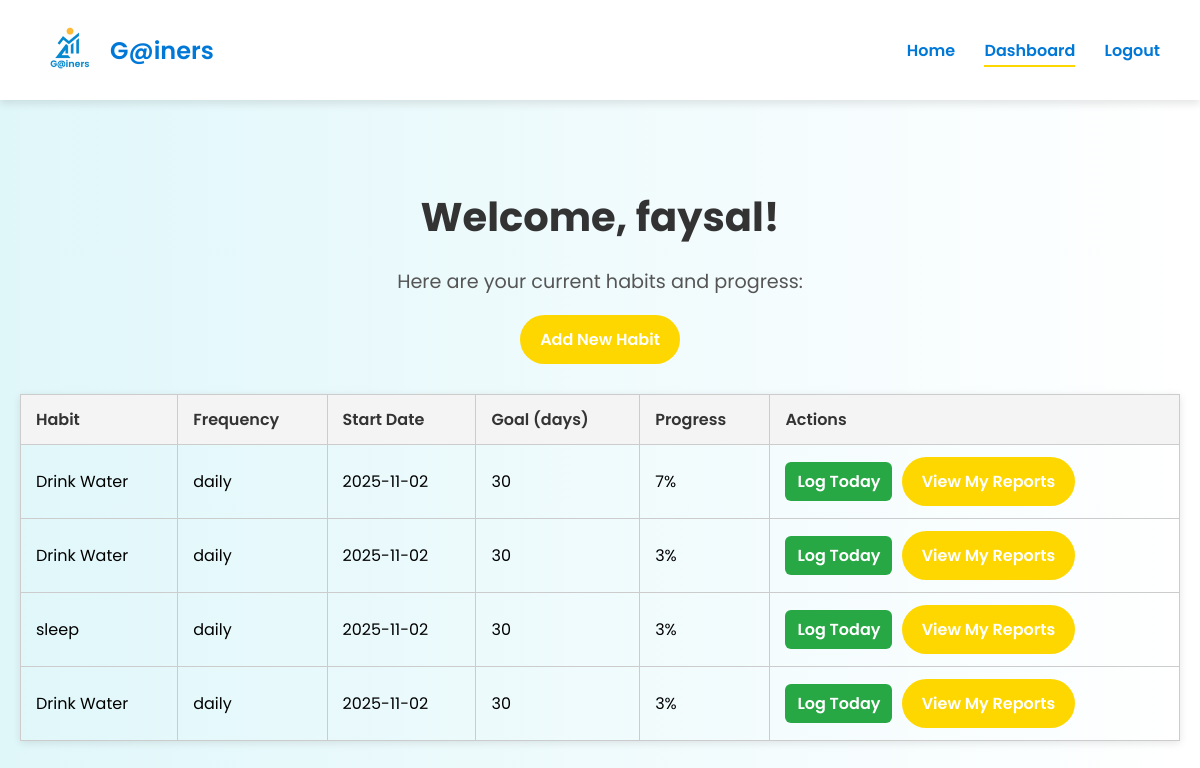
Screenshot of /dashboard.php (signed in) with the database file from the repository.
### tables this page shows
CREATE TABLE `tblusers` (
  `user_id` int(11) NOT NULL,
  `username` varchar(50) NOT NULL,
  `email` varchar(100) NOT NULL,
  `password_hash` varchar(255) NOT NULL,
  `created_at` datetime DEFAULT current_timestamp(),
  `role` varchar(20) DEFAULT 'user'
);

CREATE TABLE `tblhabits` (
  `habit_id` int(11) NOT NULL,
  `user_id` int(11) NOT NULL,
  `habit_name` varchar(100) NOT NULL,
  `frequency` enum('daily','weekly','monthly') DEFAULT 'daily',
  `category` varchar(100) DEFAULT NULL,
  `status` enum('active','completed','paused') DEFAULT 'active',
  `created_at` datetime DEFAULT current_timestamp(),
  `deleted_at` datetime DEFAULT NULL,
  `goal_days` int(11) DEFAULT 30,
  `name` varchar(100) NOT NULL,
  `start_date` date NOT NULL DEFAULT curdate()
);

### dashboard.php (the view, shortened to what this page needs)
<?php
require_once 'db_connect.php';
$user_id = $_SESSION['user_id'];
$stmt = $conn->prepare("SELECT username FROM tblUsers WHERE user_id = ?");
$stmt->execute([$user_id]);
$user = $stmt->fetch(PDO::FETCH_ASSOC);
$stmt = $conn->prepare("SELECT * FROM tblHabits WHERE user_id = ? ORDER BY created_at DESC");
$stmt->execute([$user_id]);
$habits = $stmt->fetchAll(PDO::FETCH_ASSOC);
?>
<!DOCTYPE html>
<html lang="en">
<head>
  <link rel="stylesheet" href="styles.css">
</head>
<body>
  <?php include 'navbar.php'; ?>
  <main class="main-content fade-in">
    <h1>Welcome, <?php echo htmlspecialchars($user['username']); ?>!</h1>
    <p>Here are your current habits and progress:</p>
    <a href="add_habit.php" class="cta-button">Add New Habit</a>
    <?php if (count($habits) === 0): ?>
      <p>You haven’t added any habits yet.</p>
    <?php else: ?>
      <table class="styled-table">
        <thead>
          <tr>
            <th>Habit</th>
            <th>Frequency</th>
            <th>Start Date</th>
            <th>Goal (days)</th>
            <th>Progress</th>
            <th>Actions</th>
          </tr>
        </thead>
        <tbody>
          <?php foreach ($habits as $h):
            $goal = isset($h['goal_days']) && $h['goal_days'] > 0 ? $h['goal_days'] : 30;
            $stmt = $conn->prepare("SELECT COUNT(*) FROM tblHabitLogs WHERE habit_id = ? AND status = 'done'");
            $stmt->execute([$h['habit_id']]);
            $done = $stmt->fetchColumn();
            $progress = round(($done / $goal) * 100);
          ?>
            <tr>
              <td><?php echo htmlspecialchars($h['habit_name']); ?></td>
              <td><?php echo $h['frequency']; ?></td>
              <td><?php echo $h['start_date'] ?? '—'; ?></td>
              <td><?php echo $goal; ?></td>
              <td><?php echo $progress; ?>%</td>
              <td>
                <a href="log_habit.php?id=<?php echo $h['habit_id']; ?>" class="edit-button">Log Today</a>
                <a href="report_summary.php" class="cta-button">View My Reports</a>
              </td>
            </tr>
          <?php endforeach; ?>
        </tbody>
      </table>
    <?php endif; ?>
  </main>
</body>
</html>

### navbar.php (shortened to what this page needs)
<nav class="header">
  <div class="logo-container">
    <img src="logo.png" alt="G@iners Logo" class="logo animated-logo">
    <span class="brand-name">G@iners</span>
  </div>
  <div class="navbar">
    <a href="index.php">Home</a>
    <a href="dashboard.php" class="active">Dashboard</a>
    <a href="logout.php">Logout</a>
  </div>
</nav>

### styles.css (style rules this page uses)
body { margin: 0; padding: 0; font-family: 'Poppins', sans-serif; background: linear-gradient(to right, #e0f7fa, #ffffff); overflow-x: hidden; transition: background-color 0.3s ease, color 0.3s ease; }
.header { display: flex; align-items: center; justify-content: space-between; padding: 20px 40px; background-color: #ffffff; box-shadow: 0 4px 8px rgba(0,0,0,0.1); animation: slideDown 1s ease-out; }
.logo-container { display: flex; align-items: center; }
.logo { height: 60px; margin-right: 10px; transition: transform 0.5s ease; }
.animated-logo { animation: fadeInLogo 1.2s ease-out; }
.brand-name { font-size: 1.5em; font-weight: 600; color: #0078D7; }
.navbar a { margin-left: 25px; text-decoration: none; color: #0078D7; font-weight: 600; position: relative; transition: color 0.3s ease; }
.navbar a::after { content: ''; position: absolute; width: 0%; height: 2px; bottom: -5px; left: 0; background-color: #FFD700; transition: width 0.3s ease; }
.navbar a:hover::after, .navbar a.active::after { width: 100%; }
.main-content { text-align: center; padding: 60px 20px; }
h1 { font-size: 2.5em; color: #333; margin-bottom: 20px; }
p { font-size: 1.2em; color: #555; }
.cta-button { display: inline-block; padding: 12px 20px; background-color: #FFD700; color: #fff; font-weight: 600; border: none; border-radius: 30px; cursor: pointer; text-decoration: none; transition: background-color 0.3s ease; }
.update-button, .delete-button, .edit-button, .remove-button { padding: 8px 12px; border: none; border-radius: 6px; font-weight: 600; cursor: pointer; text-decoration: none; margin-right: 5px; }
.edit-button { background-color: #28a745; color: white; }
.styled-table { width: 100%; border-collapse: collapse; margin-top: 30px; font-size: 1em; font-family: 'Poppins', sans-serif; box-shadow: 0 2px 8px rgba(0,0,0,0.1); }
.styled-table th, .styled-table td { padding: 12px 15px; border: 1px solid #ccc; text-align: left; }
.styled-table th { background-color: #f4f4f4; font-weight: 600; color: #333; }
.fade-in { animation: fadeInContent 1.5s ease-out; }

### rows the page displays
tblusers: username "faysal"
tblhabits: habit_name "Drink Water", frequency "daily", start_date "2025-11-02", goal_days "30", progress "7"
tblhabits: habit_name "Drink Water", frequency "daily", start_date "2025-11-02", goal_days "30", progress "3"
tblhabits: habit_name "sleep", frequency "daily", start_date "2025-11-02", goal_days "30", progress "3"
tblhabits: habit_name "Drink Water", frequency "daily", start_date "2025-11-02", goal_days "30", progress "3"
